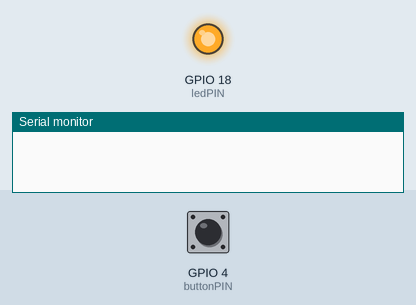
The program below on a simulated ESP32. On the bench: output pins drawn as LEDs (lit = HIGH), the last lines printed to the serial monitor. The test bench sets the inputs (shaded band); at power-on: GPIO 4 (buttonPIN) LOW.

Above: at 2.0 s.
2.1 s: GPIO 4 (buttonPIN) pulled HIGH for 0.5 s
At 2.7 s:
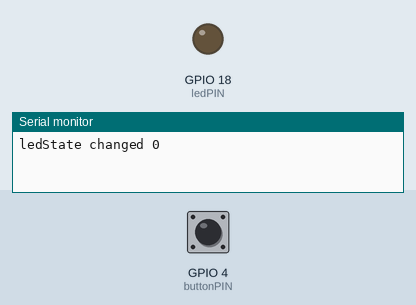
4.1 s: GPIO 4 (buttonPIN) pulled HIGH for 1 s
At 5.4 s:
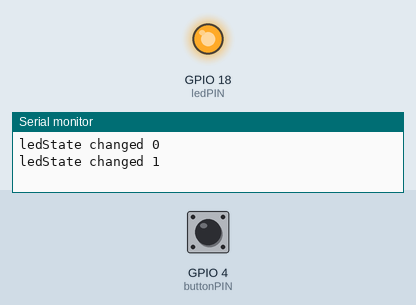
6.6 s: GPIO 4 (buttonPIN) pulled HIGH for 3.2 s
At 7.2 s:
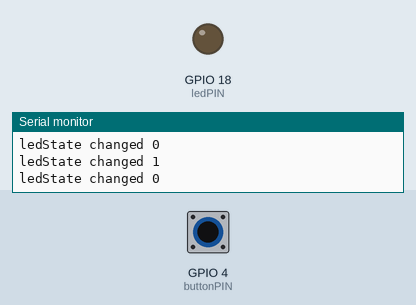
Timing chart, 0 to 9.6 s (numbered marks = the images above; inputs shaded):
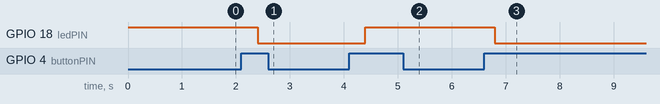

Measured:
- after the input at 2.1 s, GPIO 18 (ledPIN): HIGH → LOW after 0.30 s
- after the input at 4.1 s, GPIO 18 (ledPIN): LOW → HIGH after 0.30 s
- after the input at 6.6 s, GPIO 18 (ledPIN): HIGH → LOW after 0.20 s

The program:

main.cpp
```cpp
#include <Arduino.h>

const int buttonPIN = 4;
const int ledPIN = 18;

int ledState = HIGH;
int buttonState = LOW;
int lastButtonState = LOW;

void setup() {
  Serial.begin(115200);

  pinMode(buttonPIN, INPUT);
  pinMode(ledPIN, OUTPUT);

  digitalWrite(ledPIN, ledState);
}

void loop() {
    delay(400);
    int reading = digitalRead(buttonPIN);

    if(reading != buttonState) {
        buttonState = reading;

        if(buttonState == HIGH) { //toggles ledState
            ledState = !ledState;
        }
    }

    if(digitalRead(ledPIN) != ledState) {
        Serial.print("ledState changed ");
        Serial.println(ledState);

        digitalWrite(ledPIN, ledState);
    }
}
```
